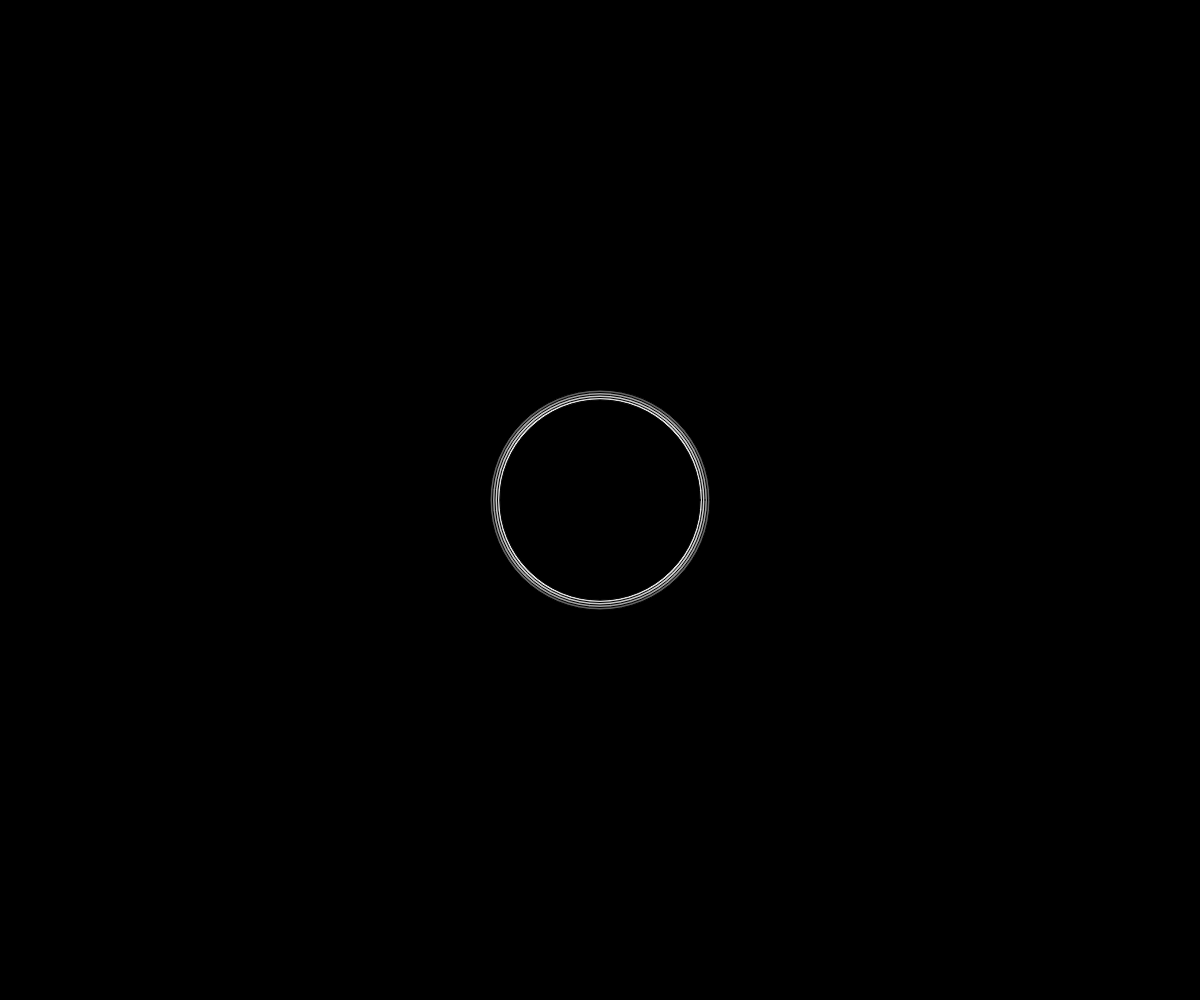
Frame 1 (no input)
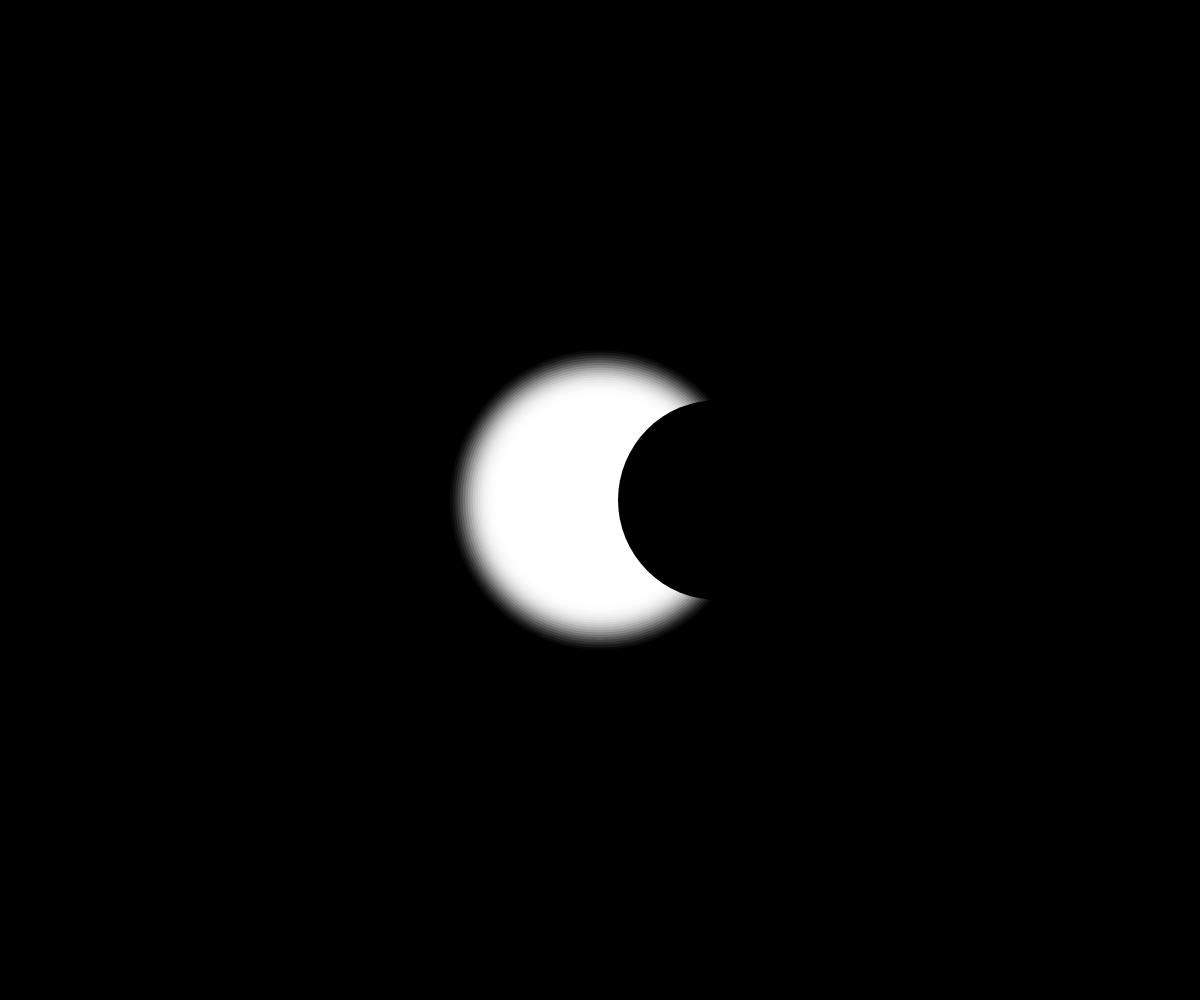
Frame 60 (no input)
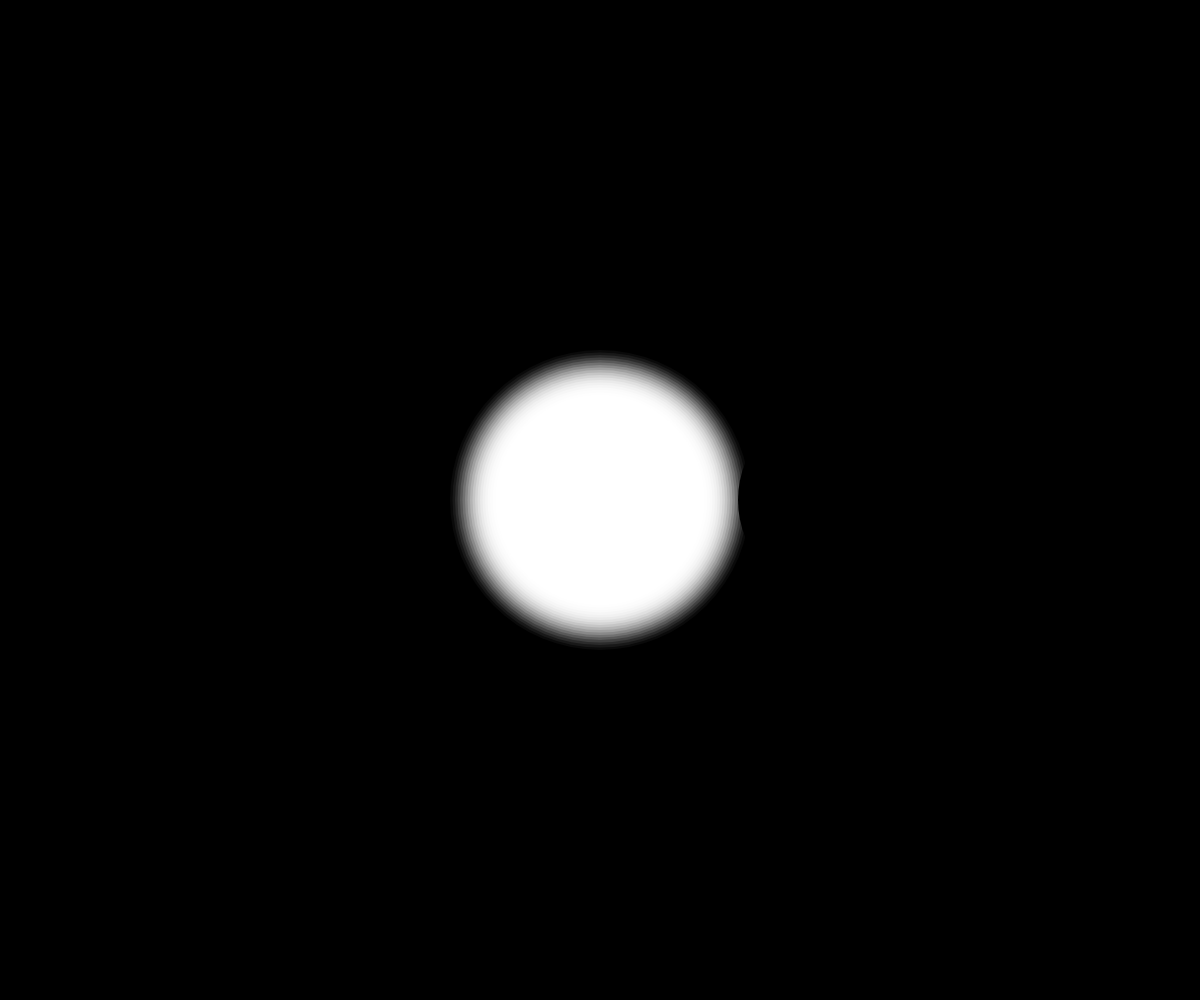
Frame 120 (the mouse pressed at the canvas centre since frame 60)

The p5.js sketch that drew these frames (run headless with seeded random() and noise() and a simulated clock; from frame 60 on, the mouse is pressed at the canvas centre):

// p5.js sketch
// ── sketch.js
let posX = 600;
let posY = 0;

function setup() {
  createCanvas(windowWidth, windowHeight);
  ellipseMode(CENTER);
}

function draw() {
  background(0);


  // Kreis zeichnen, der in der Mitte steht



  let glowOuter = 300;
  let glowInner = 200;

  // falls posX über Mitte liegt, diese Wert, glowOuter und glowInner neu setzen

  if (posX < width / 2 + 100 && posX > width / 2 - 100) {
    let distanzMitte = abs(width / 2 - posX);


    glowOuter = map(distanzMitte, 0, 100, 220, 300);
    glowInner = map(distanzMitte, 0, 100, 120, 200);
  }


  for (let r = glowOuter; r > glowInner; r = r - 5) {
    fill(255, 255, 255, map(r, 200, 300, 120, 10)); // Transparenter nach aussen
    ellipse(width / 2, height / 2, r);
  }

  fill(255, 255, 255);
  ellipse(width / 2, height / 2, 200, 200);
  noStroke();

  //Zufallswert für Y Position
  //frameCount

  fill(0, 0, 0);
  ellipse(posX, height / 2 + posY, 200, 200);


  posX = posX + 2; //posX++

  // Wenn der Kreis rechts raus ist, wieder links starten
  if (posX > 1100) {
    posX = 600;
  }
}
